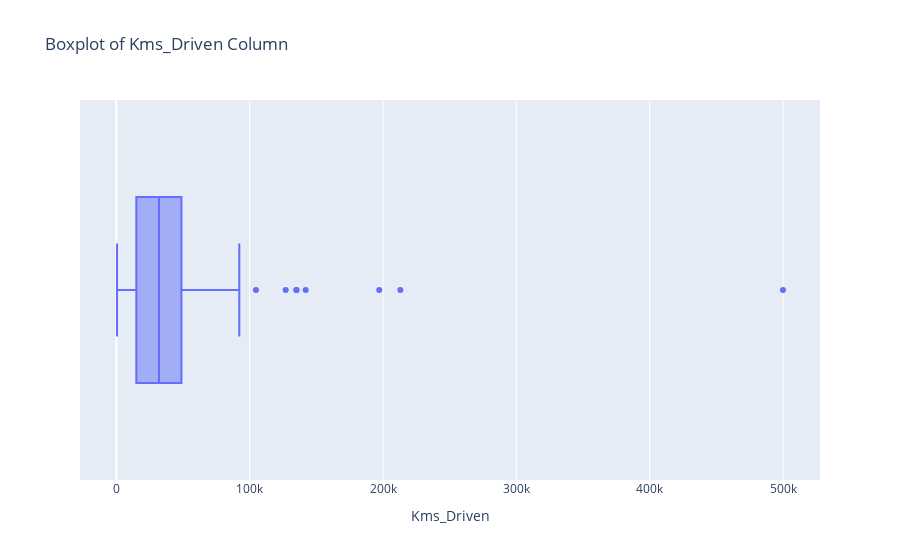

Notebook code for this chart:
### Code cell
px.box(data_frame=df,x='Kms_Driven',title='Boxplot of Kms_Driven Column')

### Figure 1 — Plotly figure (JSON) as saved in the notebook; plotly's stock layout.template omitted (floating-point values rounded to 4 significant figures; data arrays with more than 128 entries replaced by an {"elided": "..."} marker saying what was removed)
{"data": [{"alignmentgroup": "True", "hovertemplate": "Kms_Driven=%{x}<extra></extra>", "legendgroup": "", "marker": {"color": "#636efa"}, "name": "", "notched": false, "offsetgroup": "", "orientation": "h", "showlegend": false, "type": "box", "x": {"elided": "301 int values"}, "x0": " ", "xaxis": "x", "y0": " ", "yaxis": "y"}], "layout": {"boxmode": "group", "legend": {"tracegroupgap": 0}, "title": {"text": "Boxplot of Kms_Driven Column"}, "xaxis": {"anchor": "y", "domain": [0, 1], "title": {"text": "Kms_Driven"}}, "yaxis": {"anchor": "x", "domain": [0, 1]}}}
